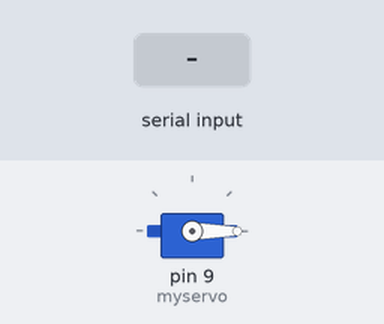
The sketch below on a simulated Arduino Uno, built with avr-gcc and run on an emulated ATmega328P. Parts: servo. The inputs (shaded band) are chosen by the test bench.

Above: at 1.2 s.
1.3 s: "V" received over Serial
At 1.6 s:
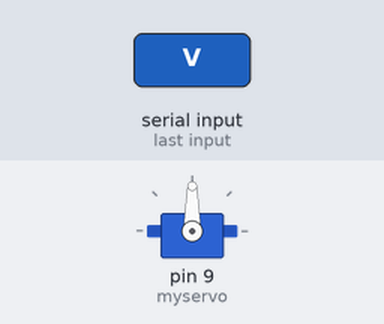
Timing chart, 0 to 5.3 s (numbered marks = the images above; inputs shaded):
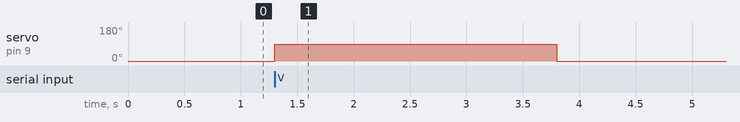

The sketch:

controle_eletronico.ino
```cpp
#include <Servo.h>

Servo myservo;

char leitura;

void setup() {
  Serial.begin(9600);
  myservo.attach(9);
  myservo.write(0);
}

void loop() {
   if (Serial.available() > 0) {
      leitura = Serial.read();
      if(leitura == 'V') {
         myservo.write(90);
         delay(2500);
         myservo.write(0);
      } else if(leitura == 'F') {
        digitalWrite(4, HIGH);
        myservo.write(0);
        delay(1500);
        digitalWrite(4, LOW);
      }
      else Serial.end();
   }
}
```

Measured:
- after the input at 1.3 s, servo on pin 9 (myservo): 0° → 90° at once, → 0° 2.5 s later
